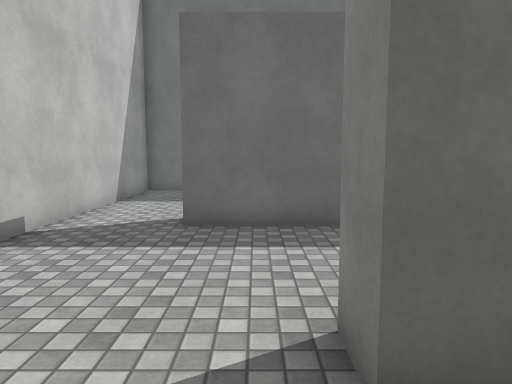
view 1 (above)

12 first-person views from a walk through a 3-D level made in the Unity game engine. The camera is 1.5 m above the floor, tilts 6° down and sees 70° across. The floor is counted in squares, 1 m on a side. Each view is taken from the middle of a square. On the plan, view 1 faces up. The plan holds only what a view shows up to about 16 squares ahead; the rest is blank. The player is left out. Surface patterns are stand-ins for the level's own textures.

view 2
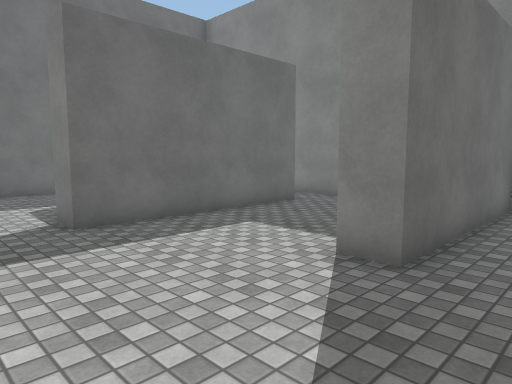

view 3
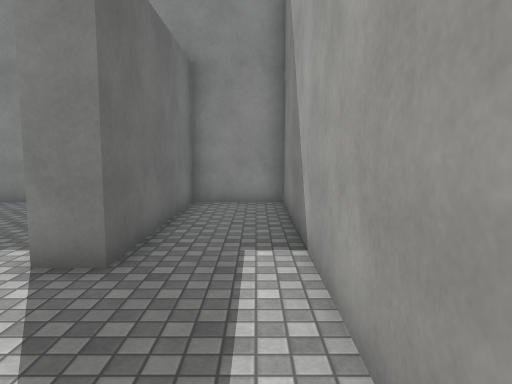

view 4
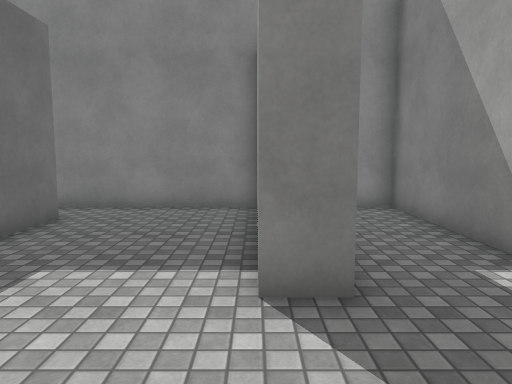

view 5
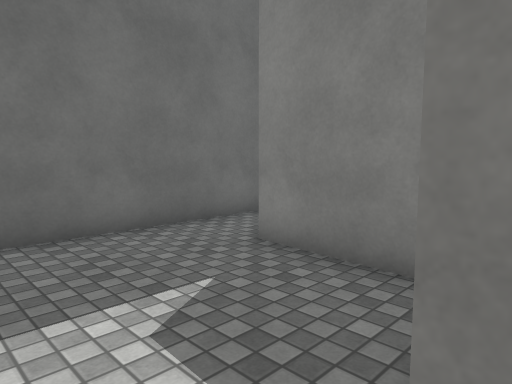

view 6
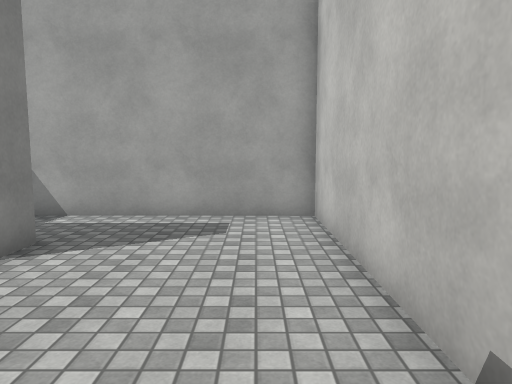

view 7
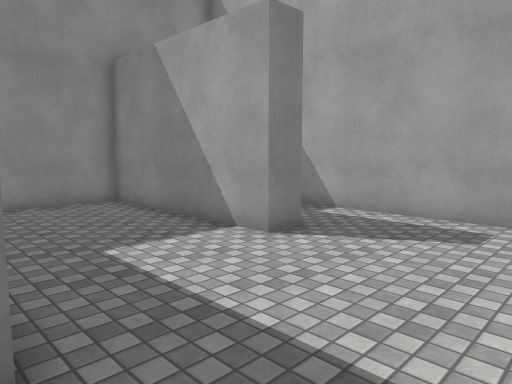

view 8
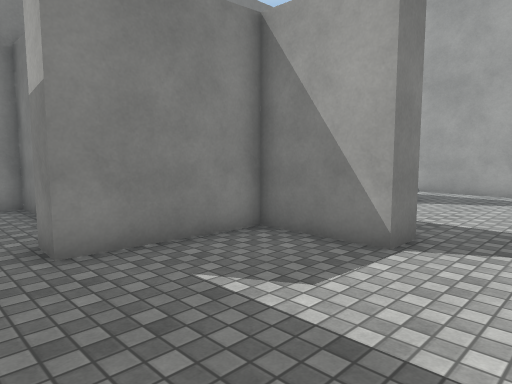

view 9
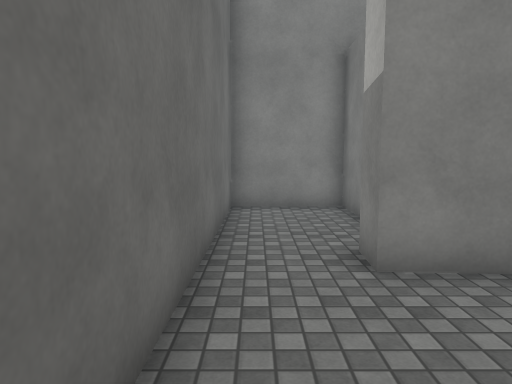

view 10
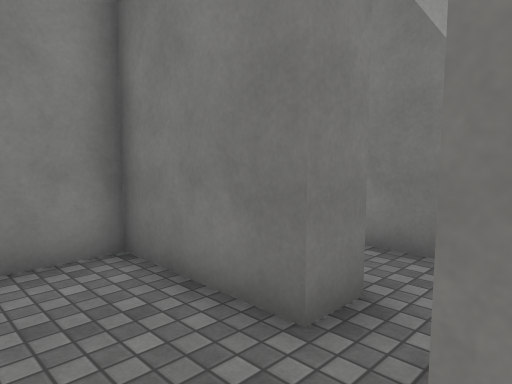

view 11
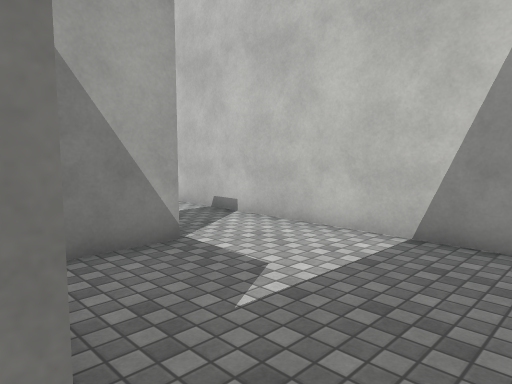

view 12
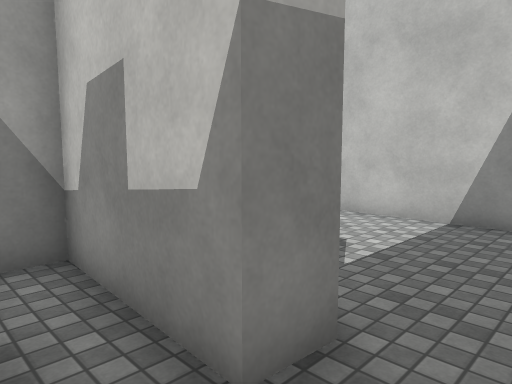

### Floor plan
Ten units are one square. View 1 is at (0, 0); x grows to the right and y downward. Boxes are objects, and circles mark ways between rooms. Rooms are numbered by the first view taken in them; rooms with no view inside come last. Other rooms are left out.
<svg viewBox="-49 -153 127 167">
<path fill="none" stroke="#000" d="M54 -76 -15 -76 -15 -86 13 -86 15 -125 25 -124M26 -147 -44 -148 -44 7 73 9 73 -20 7 -20 7 -30 73 -30 73 -92M38 -116 73 -115 73 -147 26 -147M25 -124 25 -114M38 -105 38 -116M25 -114 23 -86 50 -86"/>
<circle cx="20" cy="-135" r="3" fill="#2a7"/>
<circle cx="30" cy="-110" r="3" fill="#2a7"/>
<text x="0" y="-60">1</text>
<text x="40" y="-130">2</text>
<text x="40" y="-100">3</text>
</svg>
Room 1 opens to room 2. Room 2 opens to room 3.

Where each view was taken, in squares from view 1:
view 1: 0 up, 0 right, facing up
view 2: 0 up, 4 left, facing up-right
view 3: 0 up, 4 left, facing right
view 4: 3 up, 3 left, facing right
view 5: 8 up, 3 left, facing up-right
view 6: 8 up, 3 left, facing down
view 7: 8 up, 4 left, facing down-right
view 8: 14 up, 4 left, facing down-right
view 9: 14 up, 3 left, facing right
view 10: 14 up, 2 right, facing down-right
view 11: 14 up, 2 right, facing down-left
view 12: 14 up, 4 right, facing down-left
